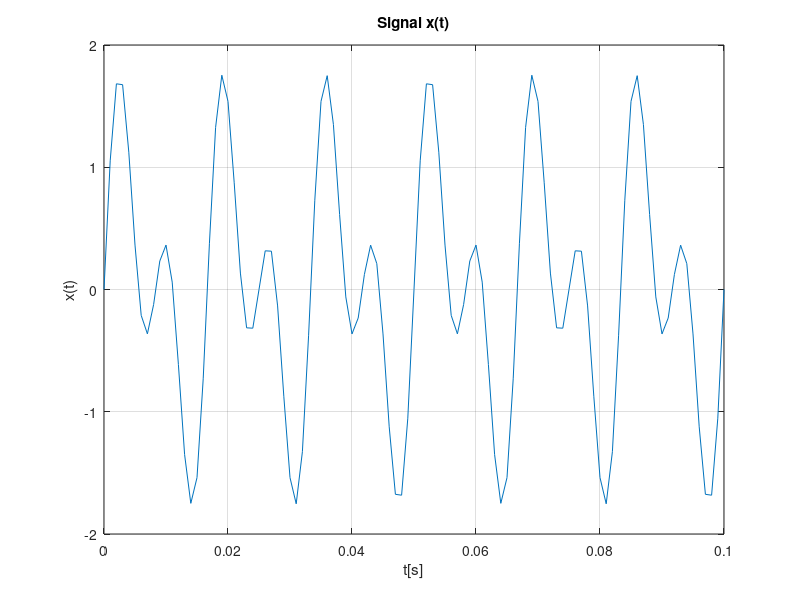
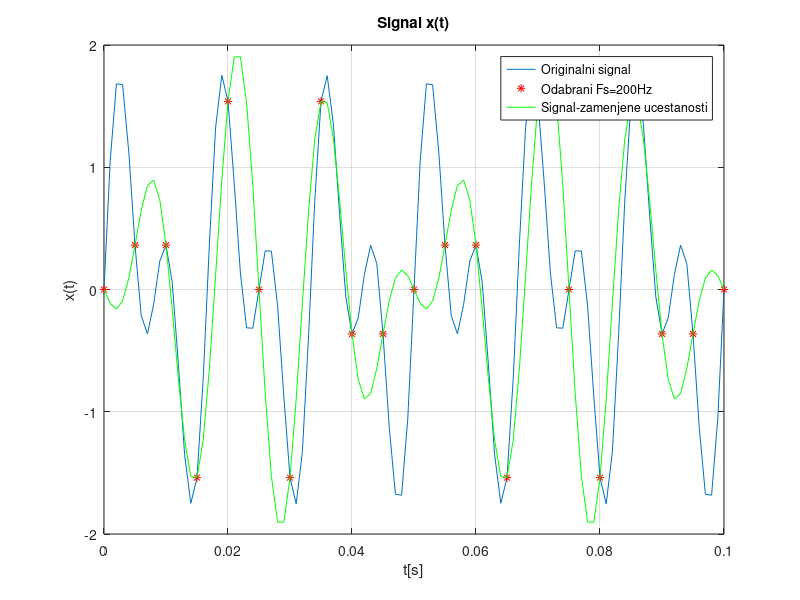

MATLAB code to generate these figures, in order:
clear all; close all; clc;

% Crtanje grafika signala, signal je adevkatno odabran
Fs = 1000;
Ts = 1/Fs;
t = 0:Ts:0.1;
x = sin(2*pi*120*t) + sin(2*pi*60*t);

figure(1)
  plot(t,x);
  xlabel('t[s]'); ylabel('x(t)'); title('Signal x(t)'); grid on;
  
% Crtanje grafika signala, signal je neadekvatno odabran
Fs1 = 200;
Ts1 = 1/Fs1;
t1 = 0:Ts1:0.1;
x1 = sin(2*pi*120*t1) + sin(2*pi*60*t1);
% Dolazi do zamene ucestanosti
y = sin(2*pi*80*t + pi) + sin(2*pi*60*t);

figure(2)
  plot(t,x); hold on;
  scatter(t1,x1,'r','*');
  xlabel('t[s]'); ylabel('x(t)'); title('Signal x(t)'); grid on;
  plot(t,y,'g');
  legend('Originalni signal', 'Odabrani Fs=200Hz', 'Signal-zamenjene ucestanosti');
